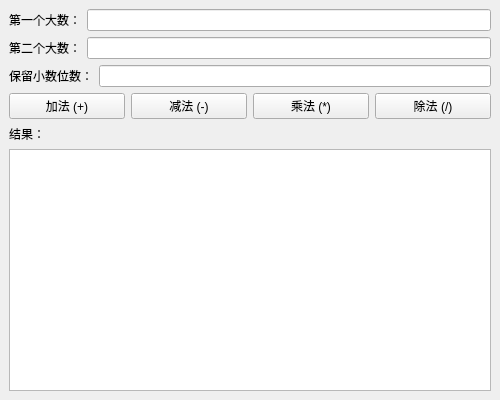
<?xml version="1.0" encoding="UTF-8"?>
<ui version="4.0">
 <class>MainWindow</class>
 <widget class="QMainWindow" name="MainWindow">
  <property name="geometry">
   <rect>
    <x>0</x>
    <y>0</y>
    <width>500</width>
    <height>400</height>
   </rect>
  </property>
  <property name="windowTitle">
   <string>MainWindow</string>
  </property>
  <widget class="QWidget" name="centralWidget">
   <layout class="QVBoxLayout" name="verticalLayout">
    <item>
     <layout class="QHBoxLayout" name="horizontalLayout">
      <item>
       <widget class="QLabel" name="num1Label">
        <property name="text">
         <string>第一个大数：</string>
        </property>
       </widget>
      </item>
      <item>
       <widget class="QLineEdit" name="num1Edit"/>
      </item>
     </layout>
    </item>
    <item>
     <layout class="QHBoxLayout" name="horizontalLayout_2">
      <item>
       <widget class="QLabel" name="num2Label">
        <property name="text">
         <string>第二个大数：</string>
        </property>
       </widget>
      </item>
      <item>
       <widget class="QLineEdit" name="num2Edit"/>
      </item>
     </layout>
    </item>
    <item>
     <layout class="QHBoxLayout" name="horizontalLayout_3">
      <item>
       <widget class="QLabel" name="decimalLabel">
        <property name="text">
         <string>保留小数位数：</string>
        </property>
       </widget>
      </item>
      <item>
       <widget class="QLineEdit" name="decimalPlacesEdit"/>
      </item>
     </layout>
    </item>
    <item>
     <layout class="QHBoxLayout" name="horizontalLayout_4">
      <item>
       <widget class="QPushButton" name="addButton">
        <property name="text">
         <string>加法 (+)</string>
        </property>
       </widget>
      </item>
      <item>
       <widget class="QPushButton" name="subButton">
        <property name="text">
         <string>减法 (-)</string>
        </property>
       </widget>
      </item>
      <item>
       <widget class="QPushButton" name="mulButton">
        <property name="text">
         <string>乘法 (*)</string>
        </property>
       </widget>
      </item>
      <item>
       <widget class="QPushButton" name="divButton">
        <property name="text">
         <string>除法 (/)</string>
        </property>
       </widget>
      </item>
     </layout>
    </item>
    <item>
     <widget class="QLabel" name="resultLabel">
      <property name="text">
       <string>结果：</string>
      </property>
     </widget>
    </item>
    <item>
     <widget class="QTextEdit" name="resultEdit">
      <property name="readOnly">
       <bool>true</bool>
      </property>
     </widget>
    </item>
   </layout>
  </widget>
 </widget>
 <resources/>
 <connections/>
</ui>
